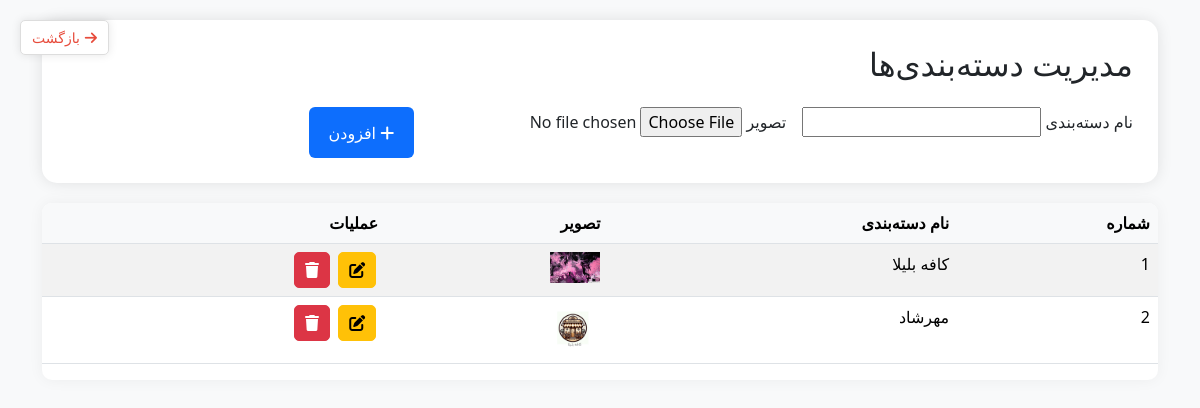
The page /categories/ (signed in) on the database its author committed.
### cafe_app/models.py (models this page shows, shortened)
class Category(models.Model):
    name = models.CharField(max_length=100)
    image = models.ImageField(upload_to='categories/')

### cafe_app/views.py (the view)
# urls.py: path('categories/', views.categories, name='categories'),
@login_required
def categories(request):
    if request.method == 'POST':
        form = CategoryForm(request.POST, request.FILES)
        if form.is_valid():
            form.save()
            return redirect('categories')
    else:
        form = CategoryForm()
    categories = Category.objects.all()
    return render(request, 'cafe_app/categories.html', {'form': CategoryForm, 'categories': categories})

### cart_app/cart.py (called while the page is built)
    def get_quants(self):
        return self.cart

### cart_app/context_processors.py (called while the page is built)
def cart_total(request):
    cart = Cart(request)
    total_quantity = sum(int(qty) for qty in cart.get_quants().values())  # جمع کل تعداد کالاها
    return {"cart_total_quantity": total_quantity}

### templates/cafe_app/categories.html (shortened to what this page needs)
{% load static %}
<!DOCTYPE html>
<html lang="fa" dir="rtl">
<head>
    <link href="https://cdnjs.cloudflare.com/ajax/libs/bootstrap/5.3.2/css/bootstrap.rtl.min.css" rel="stylesheet">
    <link href="https://cdnjs.cloudflare.com/ajax/libs/font-awesome/6.4.0/css/all.min.css" rel="stylesheet">
</head>
<body>
<div class="container">
    <div class="back-btn-container">
        <button class="back-btn" onclick="window.history.back()">
            <i class="fas fa-arrow-right"></i>
            بازگشت
        </button>
    </div>
    <div class="category-card">
        <h2 class="mb-4">مدیریت دسته‌بندی‌ها</h2>
        <form id="categoryForm" class="d-flex flex-column flex-md-row gap-3" method="POST"
              enctype="multipart/form-data">
            <div class="mb-3">
                <label for="id_name" class="form-label">نام دسته‌بندی</label>
                {{ form.name }}
            </div>
            <div class="mb-3">
                <label for="id_image" class="form-label">تصویر</label>
                {{ form.image }}
            </div>
            <button type="submit" class="btn btn-primary add-btn">
                <i class="fas fa-plus ml-2"></i>
                افزودن
            </button>
        </form>
    </div>
    <div class="table-responsive">
        <table class="table table-hover table-striped">
            <thead>
            <tr>
                <th>شماره</th>
                <th>نام دسته‌بندی</th>
                <th>تصویر</th>
                <th>عملیات</th>
            </tr>
            </thead>
            <tbody id="categoryTableBody">
            {% for category in categories %}
                <tr id="category-{{ category.id }}">
                    <td>{{ forloop.counter }}</td>
                    <td>{{ category.name }}</td>
                    <td>
                        {% if category.image %}
                            <img src="{{ category.image.url }}" alt="{{ category.name }}" class="img-fluid"
                                 style="max-width: 50px; height: auto;">
                        {% else %}
                            نداشتن تصویر
                        {% endif %}
                    </td>
                    <td>
                        <button class="btn btn-warning action-btn"
                                onclick="openEditModal({{ category.id }}, '{{ category.name }}', '
                                        {% if category.image %}{{ category.image.url }}{% endif %}')">
                            <i class="fas fa-edit"></i>
                        </button>
                        <button class="btn btn-danger action-btn" onclick="openDeleteModal({{ category.id }})">
                            <i class="fas fa-trash"></i>
                        </button>
                    </td>
                </tr>
            {% endfor %}
            </tbody>
        </table>
    </div>
</div>
</body>
</html>

### templates/cafe_app/categories.html (style rules this page uses)
body { background-color: #f8f9fa; padding: 20px; font-family: system-ui; }
.category-card { background: white; border-radius: 15px; box-shadow: 0 0 15px rgba(0, 0, 0, 0.1); padding: 25px; margin-bottom: 20px; }
.table-responsive { background: white; border-radius: 10px; box-shadow: 0 0 15px rgba(0, 0, 0, 0.05); overflow-x: auto; }
.action-btn { padding: 5px 10px; margin: 0 2px; border-radius: 5px; transition: all 0.3s ease; }
.add-btn { background-color: #0d6efd; border: none; padding: 10px 20px; transition: all 0.3s ease; }
.table th { background-color: #f8f9fa; font-weight: 600; }
.back-btn-container { position: fixed; top: 20px; left: 20px; z-index: 1000; background-color: white; border: 1px solid #ddd; border-radius: 5px; padding: 5px; box-shadow: 0 0 10px rgba(0, 0, 0, 0.1); }
.back-btn { color: #e74c3c; background: none; border: none; font-size: 14px; cursor: pointer; display: flex; align-items: center; }
.back-btn i { margin-left: 5px; }

### rows shown on the page
Category: name "کافه بلیلا", image (picture)
Category: name "مهرشاد", image (picture)
